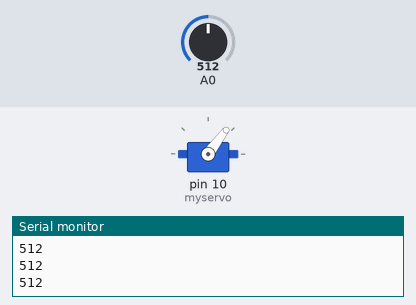
This sketch was run on a simulated Arduino Uno, built with avr-gcc and run on an emulated ATmega328P. Parts: servo, the last lines printed to the serial monitor. Inputs (shaded band) come from the test bench; at power-on: A0 = 512.

Above: at 1.2 s.
1.3 s: A0 set to 710
At 2.4 s:
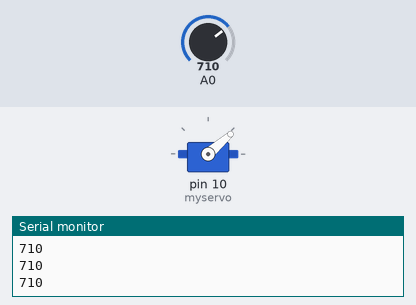
Timing chart, 0 to 4.3 s (numbered marks = the images above; inputs shaded):
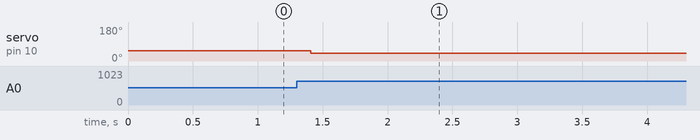

Measured:
- after the input at 1.3 s, servo on pin 10 (myservo): 53° → 41° after 0.11 s

The sketch:

trexchrome.ino
```cpp
#include <Servo.h>
Servo myservo;


void setup ()
{
  myservo.attach(10);

Serial.begin(9600);
}
void loop()
{
int sensorvalue=analogRead(A0);
if(sensorvalue>700){
	myservo.write(41 );}
else if(sensorvalue<670){
	myservo.write(53 );
	delay(200  );

}


Serial.println(sensorvalue);
delay(1);
}
```
